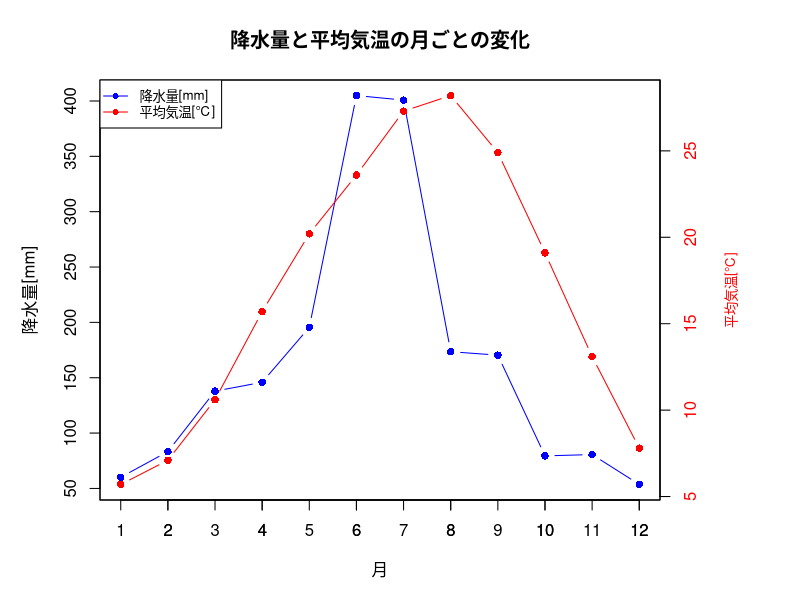

R code for this plot:
month <- c(1, 2, 3, 4, 5, 6, 7, 8, 9, 10, 11, 12)
precipitation <- c(60.1, 83.3, 137.9, 145.9, 195.5, 404.9, 400.8, 173.5, 170.4, 79.4, 80.6, 53.6)
temperature <- c(5.7,7.1,10.6,15.7,20.2,23.6,27.3,28.2,24.9,19.1,13.1,7.8)

#グラフの作成
par(mar = c(5, 5, 4, 7))
plot(month, precipitation, type = "b", pch = 16, col = "blue", xlab = "月", ylab = "降水量[mm]", main = "降水量と平均気温の月ごとの変化")
axis(1, at = month, labels = month)

par(new = TRUE)

plot(month, temperature, type = "b", pch = 16, col = "red", xlab = "", ylab = "", axes = FALSE)
axis(4, at = pretty(temperature), labels = pretty(temperature), col.axis = "red")
mtext("平均気温[℃]", side = 4, line = 3, col = "red", cex = 0.8)
box()  # 枠線を追加
legend("topleft", legend = c("降水量[mm]", "平均気温[℃]"), col = c("blue", "red"), lty = c(1, 1), pch = c(16, 16), cex = 0.8)
